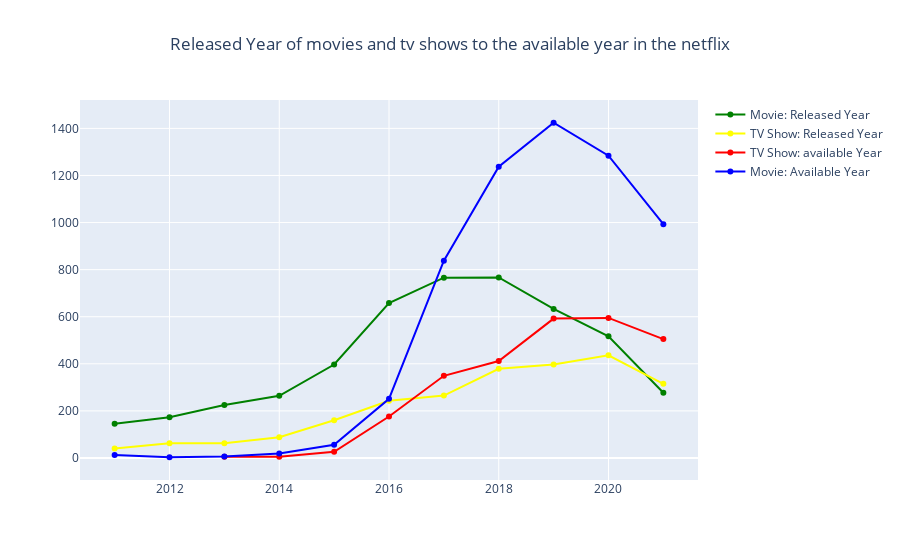

Write notebook code for a chart like this one.
### Markdown cell above
#### Released Year of movies and tv shows to the available year in the netflix

### Code cell
release = file.loc[file['release_year'] > 2010].groupby(['release_year', 'type']).agg({'show_id': 'count'}).reset_index()
added = file.loc[file['available_year'] > 2010].groupby(['available_year', 'type']).agg({'show_id': 'count'}).reset_index()


figure = go.Figure()

figure.add_trace(go.Scatter(x = release.loc[release['type'] == 'Movie']['release_year'],
                         y = release.loc[release['type']=="Movie"]['show_id'],
                         mode = 'lines+markers',
                         name= 'Movie: Released Year',
                         marker_color = 'green' ))

figure.add_trace(go.Scatter(x = release.loc[release['type'] == 'TV Show']['release_year'],
                         y = release.loc[release['type'] == 'TV Show']['show_id'],
                         mode = 'lines+markers',
                         name = 'TV Show: Released Year',
                         marker_color = 'yellow' ))
figure.add_trace(go.Scatter(x = added.loc[added['type'] == 'TV Show']['available_year'],
                         y = added.loc[added['type'] == 'TV Show']['show_id'],
                         mode = 'lines+markers',
                         name = 'TV Show: available Year',
                         marker_color = 'red'))

figure.add_trace(go.Scatter(x = added.loc[added['type'] == 'Movie']['available_year'],
                         y = added.loc[added['type'] == 'Movie']['show_id'],
                         mode = 'lines+markers',
                         name = 'Movie: Available Year',
                         marker_color = 'blue'))

figure.update_layout(title="Released Year of movies and tv shows to the available year in the netflix " , title_x =0.5)

figure.show()

### Figure 1 — Plotly figure (JSON) as saved in the notebook; plotly's stock layout.template omitted (floating-point values rounded to 4 significant figures)
{"data": [{"marker": {"color": "green"}, "mode": "lines+markers", "name": "Movie: Released Year", "type": "scatter", "x": [2011, 2012, 2013, 2014, 2015, 2016, 2017, 2018, 2019, 2020, 2021], "y": [145, 173, 225, 264, 397, 658, 766, 767, 633, 517, 277]}, {"marker": {"color": "yellow"}, "mode": "lines+markers", "name": "TV Show: Released Year", "type": "scatter", "x": [2011, 2012, 2013, 2014, 2015, 2016, 2017, 2018, 2019, 2020, 2021], "y": [40, 63, 62, 88, 160, 243, 265, 379, 397, 436, 315]}, {"marker": {"color": "red"}, "mode": "lines+markers", "name": "TV Show: available Year", "type": "scatter", "x": [2013, 2014, 2015, 2016, 2017, 2018, 2019, 2020, 2021], "y": [5, 5, 26, 176, 349, 412, 592, 595, 505]}, {"marker": {"color": "blue"}, "mode": "lines+markers", "name": "Movie: Available Year", "type": "scatter", "x": [2011, 2012, 2013, 2014, 2015, 2016, 2017, 2018, 2019, 2020, 2021], "y": [13, 3, 6, 19, 56, 251, 838, 1237, 1424, 1284, 993]}], "layout": {"title": {"text": "Released Year of movies and tv shows to the available year in the netflix ", "x": 0.5}}}
